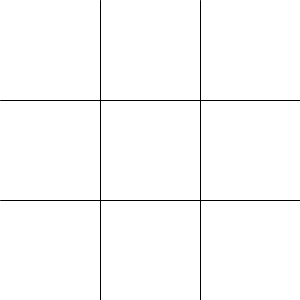
Frame 1 (no input)
Frame 60 (the mouse pressed at the canvas centre just before this capture): identical to frame 1, image omitted
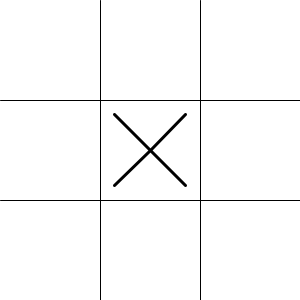
Frame 120 (the mouse held since frame 60 and released just before this capture)

The Processing sketch that drew these frames (run headless with seeded random() and noise(); from frame 60 on, the mouse is pressed at the canvas centre):

// Processing sketch: exercise_13_12
// ── exercise_13_12.pde
Cell [][] board;
boolean turn;
boolean gameOn;
String winner;

void setup() {
  size(300, 300);
  board = new Cell [3][3];
  for (int i = 0; i < board.length; i++) {
    for (int b = 0; b < board[0].length; b++) {
      board[i][b] = new Cell(i*(width/3), b*(height/3), width/3, height/3);
    }
  }
  turn = false;
  gameOn = true;
}

void draw() {
  background(255);
  if (gameOn) {
    for (int i = 0; i < board.length; i++) {
      for (int b = 0; b < board[0].length; b++) {
        board[i][b].display();
        showState(board[i][b].state, i, b);
      }
    }
  } else {
    fill(0);
    textAlign(CENTER);
    textSize(14);
    text("Winner Winner Chicken Dinner: " + winner + "\nClick, to play again", width/2, height/2);
  }
}

void mousePressed() {
  for (int i = 0; i < board.length; i++) {
    for (int b = 0; b < board[0].length; b++) {
      if (board[i][b].checkClick(turn)) {
        turn = !turn;
      }
    }
  }
  gameOn = checkWinCondition();
}

public void showState(String state, int i, int b) {
  int midPointRefX = width/3;
  int midPointRefY = height/3;
  switch(state) {
  case "Nothing":
    break;
  case "Circle":
    strokeWeight(3);
    noFill();
    circle(i*midPointRefX+(midPointRefX/2), b*midPointRefY+(midPointRefY/2), 70);
    break;
  case "X": 
    strokeWeight(3);
    for (int c = 45; c < 360; c += 90) {
      float pos2X = 50 * cos(radians(c));
      float pos2Y = 50 * sin(radians(c));
      line(i*midPointRefX+(midPointRefX/2), b*midPointRefY+(midPointRefY/2), i*midPointRefX+(midPointRefX/2) + pos2X, b*midPointRefY+(midPointRefY/2) + pos2Y);
    }
    break;
  default:
    break;
  }
}

public boolean checkWinCondition() {
  if (!gameOn) {
    resetGame();
    winner = "";
  } 

  for (int i = 0; i < board.length; i++) {
    if (board[i][0].state == "X" && board[i][1].state == "X" && board[i][2].state == "X" ) {
      winner = "X";
      return false;
    } else if (board[i][0].state == "Circle" && board[i][1].state == "Circle" && board[i][2].state == "Circle") {
      winner = "Circle";
      return false;
    } 

    for (int b = 0; b < board[i].length; b++) {
      if (board[0][b].state == "X" && board[1][b].state == "X" && board[2][b].state == "X" ) {
        winner = "X";
        return false;
      } else if (board[0][b].state == "Circle" && board[1][b].state == "Circle" && board[2][b].state == "Circle") {
        winner = "Circle";
        return false;
      }
    }
  }

  if (board[0][0].state == "X" && board[1][1].state == "X" && board[2][2].state == "X" || board[0][2].state == "X" && board[1][1].state == "X" && board[2][0].state == "X") {
    winner = "X";
    return false;
  } else if (board[0][0].state == "Circle" && board[1][1].state == "Circle" && board[2][2].state== "Circle" || board[0][2].state == "Circle" && board[1][1].state == "Circle" && board[2][0].state == "Circle") {
    winner = "Circle";
    return false;
  }
  int counter = 0;
  for (int i = 0; i < board.length; i++) {
    for (int b = 0; b < board[0].length; b++) {
      if (board[i][b].state != "Nothing") {
        counter++;
      }
    }
  }

  if (counter == 9) {
    winner = "TO NO ONE";
    return false;
  }

  return true;
}

public void resetGame() {
  for (int i = 0; i < board.length; i++) {
    for (int b = 0; b < board[0].length; b++) {
      board[i][b].state = "Nothing";
    }
  }
}

// ── cell.pde
public class Cell {
  private float posX;
  private float posY;
  private float sizeX;
  private float sizeY;
  public String state;

  Cell(float posX_, float posY_, float sizeX_, float sizeY_) {
    posX = posX_;
    posY = posY_;
    sizeX = sizeX_;
    sizeY = sizeY_;
    state = "Nothing";
  }

  public boolean checkClick(boolean circleTurn) {
    if(state == "Circle" || state == "X") {
      return false;
    }
    if (circleTurn && mouseX > posX && mouseX < posX+sizeX && mouseY > posY && mouseY < posY+sizeY) {
      state = "Circle";
      return true;
    } else if ( mouseX > posX && mouseX < posX+sizeX && mouseY > posY && mouseY < posY+sizeY) {
      state = "X";
      return true;
    }
    
    return false;
  }

  public void display() {
    strokeWeight(1);
    if (posX != 0) { 
      line(posX, posY, posX, posY+sizeY);
    }

    if (posY != 0) { 
      line(posX, posY, posX+sizeX, posY);
    }
  }
}
